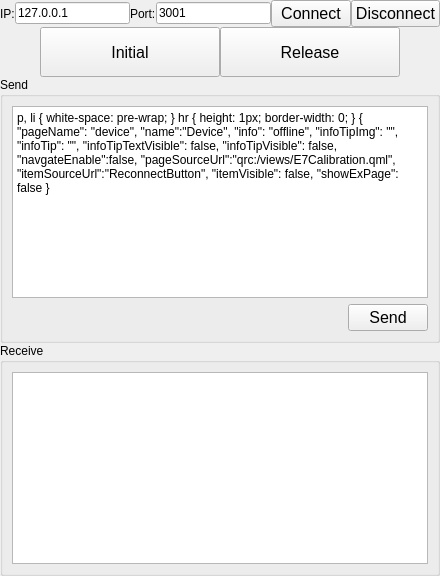
     <widget class="QWidget" name="socketTab">
      <attribute name="title">
       <string>Socket</string>
      </attribute>
      <layout class="QGridLayout" name="gridLayout_2">
       <property name="leftMargin">
        <number>0</number>
       </property>
       <property name="topMargin">
        <number>0</number>
       </property>
       <property name="rightMargin">
        <number>0</number>
       </property>
       <property name="bottomMargin">
        <number>0</number>
       </property>
       <property name="spacing">
        <number>0</number>
       </property>
       <item row="0" column="0">
        <layout class="QHBoxLayout" name="horizontalLayout_15">
         <item>
          <widget class="QLabel" name="label_6">
           <property name="text">
            <string>IP:</string>
           </property>
          </widget>
         </item>
         <item>
          <widget class="QLineEdit" name="sockeIPLEdit">
           <property name="text">
            <string>127.0.0.1</string>
           </property>
          </widget>
         </item>
         <item>
          <widget class="QLabel" name="label_10">
           <property name="text">
            <string>Port:</string>
           </property>
          </widget>
         </item>
         <item>
          <widget class="QLineEdit" name="socketPortLEdit">
           <property name="text">
            <string>3001</string>
           </property>
          </widget>
         </item>
         <item>
          <widget class="QPushButton" name="socketConnectBtn">
           <property name="minimumSize">
            <size>
             <width>0</width>
             <height>0</height>
            </size>
           </property>
           <property name="font">
            <font>
             <pointsize>12</pointsize>
            </font>
           </property>
           <property name="text">
            <string>Connect</string>
           </property>
          </widget>
         </item>
         <item>
          <widget class="QPushButton" name="disconnectBtn">
           <property name="minimumSize">
            <size>
             <width>0</width>
             <height>0</height>
            </size>
           </property>
           <property name="font">
            <font>
             <pointsize>12</pointsize>
            </font>
           </property>
           <property name="text">
            <string>Disconnect</string>
           </property>
          </widget>
         </item>
        </layout>
       </item>
       <item row="1" column="0">
        <layout class="QHBoxLayout" name="horizontalLayout_14">
         <item>
          <spacer name="horizontalSpacer_19">
           <property name="orientation">
            <enum>Qt::Horizontal</enum>
           </property>
           <property name="sizeHint" stdset="0">
            <size>
             <width>40</width>
             <height>20</height>
            </size>
           </property>
          </spacer>
         </item>
         <item>
          <widget class="QPushButton" name="socketInitialBtn">
           <property name="minimumSize">
            <size>
             <width>180</width>
             <height>50</height>
            </size>
           </property>
           <property name="font">
            <font>
             <pointsize>12</pointsize>
            </font>
           </property>
           <property name="text">
            <string>Initial</string>
           </property>
          </widget>
         </item>
         <item>
          <widget class="QPushButton" name="socketReleaseBtn">
           <property name="minimumSize">
            <size>
             <width>180</width>
             <height>50</height>
            </size>
           </property>
           <property name="font">
            <font>
             <pointsize>12</pointsize>
            </font>
           </property>
           <property name="text">
            <string>Release</string>
           </property>
          </widget>
         </item>
         <item>
          <spacer name="horizontalSpacer_20">
           <property name="orientation">
            <enum>Qt::Horizontal</enum>
           </property>
           <property name="sizeHint" stdset="0">
            <size>
             <width>40</width>
             <height>20</height>
            </size>
           </property>
          </spacer>
         </item>
        </layout>
       </item>
       <item row="2" column="0">
        <layout class="QVBoxLayout" name="verticalLayout_8">
         <item>
          <widget class="QGroupBox" name="groupBox">
           <property name="title">
            <string>Send</string>
           </property>
           <layout class="QGridLayout" name="gridLayout_3">
            <item row="1" column="0">
             <spacer name="horizontalSpacer_18">
              <property name="orientation">
               <enum>Qt::Horizontal</enum>
              </property>
              <property name="sizeHint" stdset="0">
               <size>
                <width>40</width>
                <height>20</height>
               </size>
              </property>
             </spacer>
            </item>
            <item row="1" column="1">
             <widget class="QPushButton" name="sendBtn">
              <property name="minimumSize">
               <size>
                <width>0</width>
                <height>0</height>
               </size>
              </property>
              <property name="font">
               <font>
                <pointsize>12</pointsize>
               </font>
              </property>
              <property name="text">
               <string>Send</string>
              </property>
             </widget>
            </item>
            <item row="0" column="0" colspan="2">
             <widget class="QTextEdit" name="socketSendTEdit">
              <property name="html">
               <string>&lt;!DOCTYPE HTML PUBLIC &quot;-//W3C//DTD HTML 4.0//EN&quot; &quot;http://www.w3.org/TR/REC-html40/strict.dtd&quot;&gt;
&lt;html&gt;&lt;head&gt;&lt;meta name=&quot;qrichtext&quot; content=&quot;1&quot; /&gt;&lt;meta charset=&quot;utf-8&quot; /&gt;&lt;style type=&quot;text/css&quot;&gt;
p, li { white-space: pre-wrap; }
hr { height: 1px; border-width: 0; }
&lt;/style&gt;&lt;/head&gt;&lt;body style=&quot; font-family:'Microsoft YaHei UI'; font-size:9pt; font-weight:400; font-style:normal;&quot;&gt;
&lt;p style=&quot; margin-top:0px; margin-bottom:0px; margin-left:0px; margin-right:0px; -qt-block-indent:0; text-indent:0px;&quot;&gt;&lt;span style=&quot; font-family:'SimSun'; font-size:11pt;&quot;&gt;{&lt;/span&gt;&lt;/p&gt;
&lt;p style=&quot; margin-top:0px; margin-bottom:0px; margin-left:0px; margin-right:0px; -qt-block-indent:0; text-indent:0px;&quot;&gt;&lt;span style=&quot; font-family:'SimSun'; font-size:11pt;&quot;&gt;    &amp;quot;pageName&amp;quot;: &amp;quot;device&amp;quot;,&lt;/span&gt;&lt;/p&gt;
&lt;p style=&quot; margin-top:0px; margin-bottom:0px; margin-left:0px; margin-right:0px; -qt-block-indent:0; text-indent:0px;&quot;&gt;&lt;span style=&quot; font-family:'SimSun'; font-size:11pt;&quot;&gt;    &amp;quot;name&amp;quot;:&amp;quot;Device&amp;quot;,&lt;/span&gt;&lt;/p&gt;
&lt;p style=&quot; margin-top:0px; margin-bottom:0px; margin-left:0px; margin-right:0px; -qt-block-indent:0; text-indent:0px;&quot;&gt;&lt;span style=&quot; font-family:'SimSun'; font-size:11pt;&quot;&gt;    &amp;quot;info&amp;quot;: &amp;quot;offline&amp;quot;,&lt;/span&gt;&lt;/p&gt;
&lt;p style=&quot; margin-top:0px; margin-bottom:0px; margin-left:0px; margin-right:0px; -qt-block-indent:0; text-indent:0px;&quot;&gt;&lt;span style=&quot; font-family:'SimSun'; font-size:11pt;&quot;&gt;    &amp;quot;infoTipImg&amp;quot;: &amp;quot;&amp;quot;,&lt;/span&gt;&lt;/p&gt;
&lt;p style=&quot; margin-top:0px; margin-bottom:0px; margin-left:0px; margin-right:0px; -qt-block-indent:0; text-indent:0px;&quot;&gt;&lt;span style=&quot; font-family:'SimSun'; font-size:11pt;&quot;&gt;    &amp;quot;infoTip&amp;quot;: &amp;quot;&amp;quot;,&lt;/span&gt;&lt;/p&gt;
&lt;p style=&quot; margin-top:0px; margin-bottom:0px; margin-left:0px; margin-right:0px; -qt-block-indent:0; text-indent:0px;&quot;&gt;&lt;span style=&quot; font-family:'SimSun'; font-size:11pt;&quot;&gt;    &amp;quot;infoTipTextVisible&amp;quot;: false,&lt;/span&gt;&lt;/p&gt;
&lt;p style=&quot; margin-top:0px; margin-bottom:0px; margin-left:0px; margin-right:0px; -qt-block-indent:0; text-indent:0px;&quot;&gt;&lt;span style=&quot; font-family:'SimSun'; font-size:11pt;&quot;&gt;    &amp;quot;infoTipVisible&amp;quot;: false,&lt;/span&gt;&lt;/p&gt;
&lt;p style=&quot; margin-top:0px; margin-bottom:0px; margin-left:0px; margin-right:0px; -qt-block-indent:0; text-indent:0px;&quot;&gt;&lt;span style=&quot; font-family:'SimSun'; font-size:11pt;&quot;&gt;    &amp;quot;navgateEnable&amp;quot;:false,&lt;/span&gt;&lt;/p&gt;
&lt;p style=&quot; margin-top:0px; margin-bottom:0px; margin-left:0px; margin-right:0px; -qt-block-indent:0; text-indent:0px;&quot;&gt;&lt;span style=&quot; font-family:'SimSun'; font-size:11pt;&quot;&gt;    &amp;quot;pageSourceUrl&amp;quot;:&amp;quot;qrc:/views/E7Calibration.qml&amp;quot;,&lt;/span&gt;&lt;/p&gt;
&lt;p style=&quot; margin-top:0px; margin-bottom:0px; margin-left:0px; margin-right:0px; -qt-block-indent:0; text-indent:0px;&quot;&gt;&lt;span style=&quot; font-family:'SimSun'; font-size:11pt;&quot;&gt;    &amp;quot;itemSourceUrl&amp;quot;:&amp;quot;ReconnectButton&amp;quot;,&lt;/span&gt;&lt;/p&gt;
&lt;p style=&quot; margin-top:0px; margin-bottom:0px; margin-left:0px; margin-right:0px; -qt-block-indent:0; text-indent:0px;&quot;&gt;&lt;span style=&quot; font-family:'SimSun'; font-size:11pt;&quot;&gt;    &amp;quot;itemVisible&amp;quot;: false,&lt;/span&gt;&lt;/p&gt;
&lt;p style=&quot; margin-top:0px; margin-bottom:0px; margin-left:0px; margin-right:0px; -qt-block-indent:0; text-indent:0px;&quot;&gt;&lt;span style=&quot; font-family:'SimSun'; font-size:11pt;&quot;&gt;    &amp;quot;showExPage&amp;quot;: false&lt;/span&gt;&lt;/p&gt;
&lt;p style=&quot; margin-top:0px; margin-bottom:0px; margin-left:0px; margin-right:0px; -qt-block-indent:0; text-indent:0px;&quot;&gt;&lt;span style=&quot; font-family:'SimSun'; font-size:11pt;&quot;&gt;}&lt;/span&gt;&lt;/p&gt;&lt;/body&gt;&lt;/html&gt;</string>
              </property>
             </widget>
            </item>
           </layout>
          </widget>
         </item>
         <item>
          <widget class="QGroupBox" name="groupBox_2">
           <property name="title">
            <string>Receive</string>
           </property>
           <layout class="QGridLayout" name="gridLayout_4">
            <item row="0" column="0">
             <widget class="QTextEdit" name="socketReceiveTEdit"/>
            </item>
           </layout>
          </widget>
         </item>
        </layout>
       </item>
      </layout>
     </widget>
